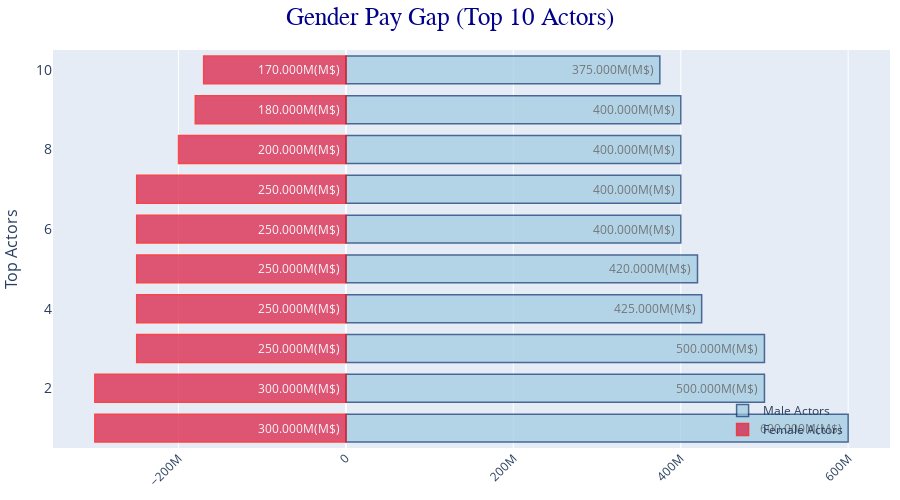

Notebook code for this chart:
### Code cell
import matplotlib.pyplot as plt
import plotly.graph_objects as go

# Code from: https://python.plainenglish.io/how-to-create-a-beautify-tornado-chart-in-python-plotly-6c0519e185b4
top10 = [1,2,3,4,5,6,7,8,9,10]
sr1 = top10_m['networth'].to_list()
sr2 = top10_f['networth'].to_list()

#convert sr1
def Convert(lst):
    return [ -i for i in lst ]

sr3 = Convert(sr2)
fig = go.Figure()

fig.add_trace(go.Bar(y=top10, x=sr1,
                base=0,
                marker_color='rgb(158,202,225)',
                name='Male Actors',
                marker_line_color='rgb(8,48,107)',
                orientation='h',
                marker_line_width=1.5,
                opacity= 0.7,
                text = sr1,
                textposition='auto',
                texttemplate = "%{x:,s}(M$) "
))

fig.add_trace(go.Bar(y=top10, x=sr2,
                base=sr3,
                marker_color='crimson',
                name='Female Actors',
                marker_line_color='red',
                orientation='h',
                marker_line_width=1.5,
                opacity= 0.7,
                text = sr3,
                textposition='auto',
                texttemplate = "%{x:,s}(M$) "
))

fig.update_layout(
    height=500,
     margin=dict(t=50,l=10,b=10,r=10),
title_text="Gender Pay Gap (Top 10 Actors)",
 title_font_family="sans-serif",
 #legend_title_text=’Financials’,
 title_font_size = 25,
 title_font_color="darkblue",
 title_x=0.5 #to adjust the position along x-axis of the title
)
fig.update_layout(barmode='overlay', 
                  xaxis_tickangle=-45, 
                   legend=dict(
                     x=0.80,
                     y=0.01,
 bgcolor='rgba(255, 255, 255, 0)',
 bordercolor='rgba(255, 255, 255, 0)'
 ),
                  yaxis=dict(
 title='Top Actors',
 titlefont_size=16,
 tickfont_size=14
 ),
                  bargap=0.30)
fig.show()

### Figure 1 — Plotly figure (JSON) as saved in the notebook; plotly's stock layout.template omitted (floating-point values rounded to 4 significant figures)
{"data": [{"base": 0, "marker": {"color": "rgb(158,202,225)", "line": {"color": "rgb(8,48,107)", "width": 1.5}}, "name": "Male Actors", "opacity": 0.7, "orientation": "h", "text": ["600000000.0", "500000000.0", "500000000.0", "425000000.0", "420000000.0", "400000000.0", "400000000.0", "400000000.0", "400000000.0", "375000000.0"], "textposition": "auto", "texttemplate": "%{x:,s}(M$) ", "type": "bar", "x": [600000000, 500000000, 500000000, 425000000, 420000000, 400000000, 400000000, 400000000, 400000000, 375000000], "y": [1, 2, 3, 4, 5, 6, 7, 8, 9, 10]}, {"base": [-300000000, -300000000, -250000000, -250000000, -250000000, -250000000, -250000000, -200000000, -180000000, -170000000], "marker": {"color": "crimson", "line": {"color": "red", "width": 1.5}}, "name": "Female Actors", "opacity": 0.7, "orientation": "h", "text": ["-300000000.0", "-300000000.0", "-250000000.0", "-250000000.0", "-250000000.0", "-250000000.0", "-250000000.0", "-200000000.0", "-180000000.0", "-170000000.0"], "textposition": "auto", "texttemplate": "%{x:,s}(M$) ", "type": "bar", "x": [300000000, 300000000, 250000000, 250000000, 250000000, 250000000, 250000000, 200000000, 180000000, 170000000], "y": [1, 2, 3, 4, 5, 6, 7, 8, 9, 10]}], "layout": {"bargap": 0.3, "barmode": "overlay", "height": 500, "legend": {"bgcolor": "rgba(255, 255, 255, 0)", "bordercolor": "rgba(255, 255, 255, 0)", "x": 0.8, "y": 0.01}, "margin": {"b": 10, "l": 10, "r": 10, "t": 50}, "title": {"font": {"color": "darkblue", "family": "sans-serif", "size": 25}, "text": "Gender Pay Gap (Top 10 Actors)", "x": 0.5}, "xaxis": {"tickangle": -45}, "yaxis": {"tickfont": {"size": 14}, "title": {"font": {"size": 16}, "text": "Top Actors"}}}}
